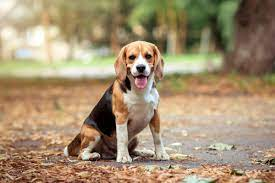
#> input picture images/dog.jpeg, 275 x 183 px
$ python chapter_3.py
#> lines starting #> are read from the running program, lines starting #| are printed output that depends on the picture
import cv2
import numpy as np

path = "../images/dog.jpeg"
img = cv2.imread(path)
#> img is the input picture: shape (183, 275, 3); mean B, G, R 112.9, 143, 163.2

kernel = np.ones((5, 5), np.float32) / 25
img_f = cv2.filter2D(img, -1, kernel)
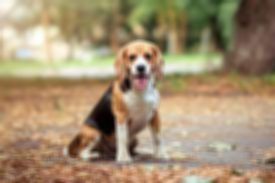
#> img_f: shape (183, 275, 3); mean B, G, R 112.9, 143, 163.3

cv2.imshow('img', img)
cv2.imshow('img2', img_f)

cv2.waitKey(0)

$ run again, with images/cat.jpeg copied over images/dog.jpeg
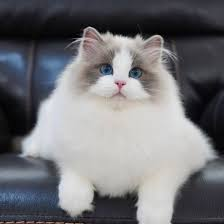
#> input picture images/cat.jpeg, 224 x 224 px
#> img is the input picture: shape (224, 224, 3); mean B, G, R 118.2, 114.4, 114.3
#> `img_f = cv2.filter2D(img, -1, kernel)`:
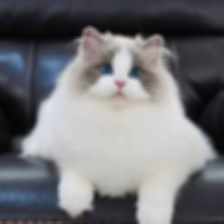
#> img_f: shape (224, 224, 3); mean B, G, R 118.2, 114.4, 114.3

$ run again, with images/city.jpeg copied over images/dog.jpeg
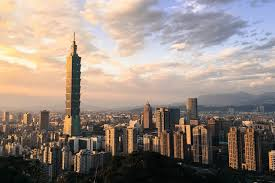
#> input picture images/city.jpeg, 275 x 183 px
#> img is the input picture: shape (183, 275, 3); mean B, G, R 127.6, 136, 149.4
#> `img_f = cv2.filter2D(img, -1, kernel)`:
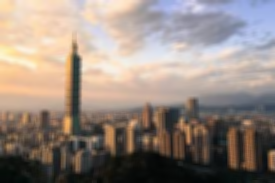
#> img_f: shape (183, 275, 3); mean B, G, R 127.6, 136, 149.4
